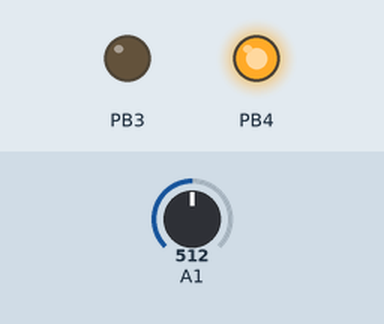
Simulated run of this sketch. Board: ATtiny85, built with avr-gcc and run on an emulated ATtiny85. Shown: output pins drawn as LEDs (lit = HIGH). The inputs (shaded band) are chosen by the test bench; at power-on: A1 = 512.

Above: at 0.8 s.
0.9 s: A1 set to 213
2.4 s: A1 set to 188
At 3.6 s:
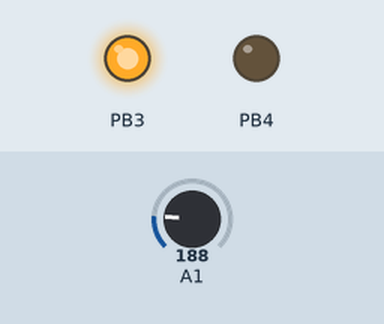
3.9 s: A1 set to 210
At 4.9 s:
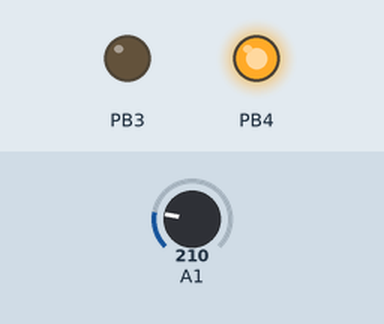
5.4 s: A1 set to 190
At 6.1 s:
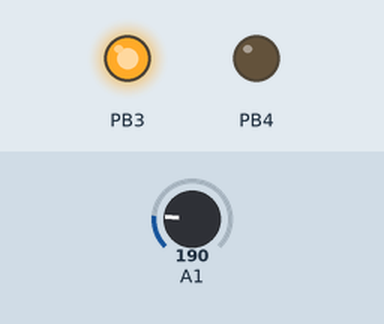
Timing chart, 0 to 7.9 s (numbered marks = the images above; inputs shaded):
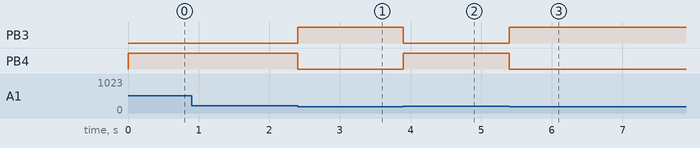

Measured:
- the behaviour switches between 201 and 200 on A1 (found by bisection; images 0 and 1)
- after the input at 0.9 s, every drawn part: stays the same
- after the input at 2.4 s, PB3: LOW → HIGH at once; PB4: HIGH → LOW at once
- after the input at 3.9 s, PB3: HIGH → LOW at once; PB4: LOW → HIGH at once
- after the input at 5.4 s, PB3: LOW → HIGH at once; PB4: HIGH → LOW at once

The sketch:

attiny85_adc.ino
```cpp
// (licence header left out)
#include <avr/io.h>

/*define ADC channels available on the ATtiny85*/
#define ADC0 0x00 /*channel 0*/
#define ADC1 0x01 /*channel 1*/
#define ADC2 0x02 /*channel 2*/
#define ADC3 0x03 /*channel 3*/

/*define adc type of bit conversion*/
#define _8bit 0
#define _10bit 1

/*this function initializes ADC */
static inline void init_adc()
{
    ADMUX = ADC0; //select channel 0
    //ADCSRA = 0xC3;
    ADCSRA |= ((1<<ADEN) | (1<<ADSC) | (1<<ADPS1) | (1<<ADPS0)); /*enable adc with 128 prescaler*/
    while (!(ADCSRA & (1<<ADIF))); /*wait till conversion is complete*/
    ADCSRA |= (1<<ADIF); /*clear conversion complete flag*/
}

/*
read adc data from the set channel
channel  - channel to read data from
bit - conversion bit length, 8 bit or 10 bit
default is 10 bit ADC conversion
*/
static inline uint16_t read_adc_data(uint8_t channel, uint8_t bit=_10bit)
{
        ADMUX = channel;
        ADCSRA |= ((1<<ADSC) | (1<<ADPS1) | (1<<ADPS0));
        while (!(ADCSRA & (1<<ADIF))); /*wait for conversion to complete*/
        ADCSRA |= (1<<ADIF); /*clear conversion complete flag bit*/

        if(bit) return ADC;  //return 10 bit conversion
        else return ADCH; //return 8 bit conversion
}

/*main function*/
int main(void)
{
    init_adc(); /*initialize adc*/
    unsigned int adc_read = 0; /*variable to hold adc read data*/
    DDRB |= _BV(PORTB3) | _BV(PORTB4);/*make PB3 and PB4 as outputs*/

    while(1)
    {

        adc_read = read_adc_data(ADC1); /*read 10 bit adc data from ADC1 channel*/

        if(adc_read >=0 && adc_read <=200)
        {
            PORTB |= _BV(PORTB3); /*write PB3 high*/
            PORTB &= ~_BV(PORTB4); /*write PB4 low*/
        }
        else
        {
            PORTB |= _BV(PORTB4); /*write PB4 high*/
            PORTB &= ~_BV(PORTB3); /*write PB3 low*/
        }
    }
}
```
